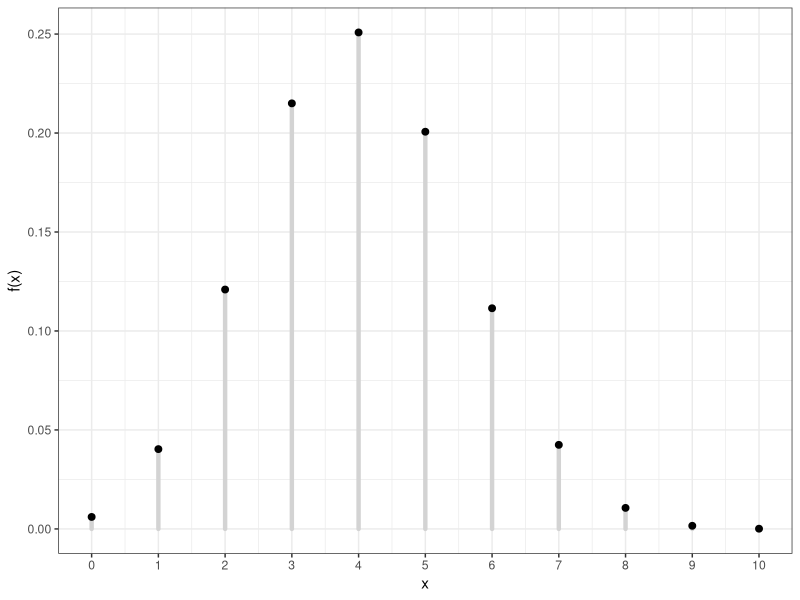
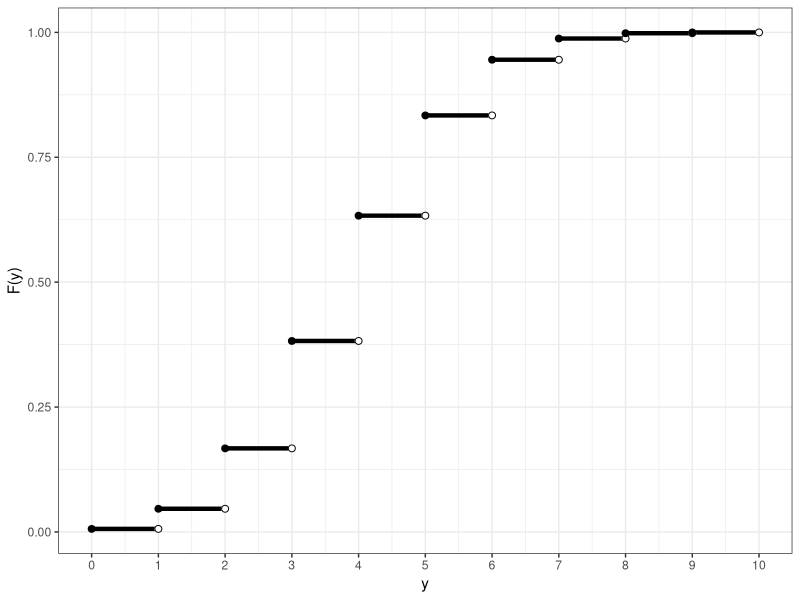
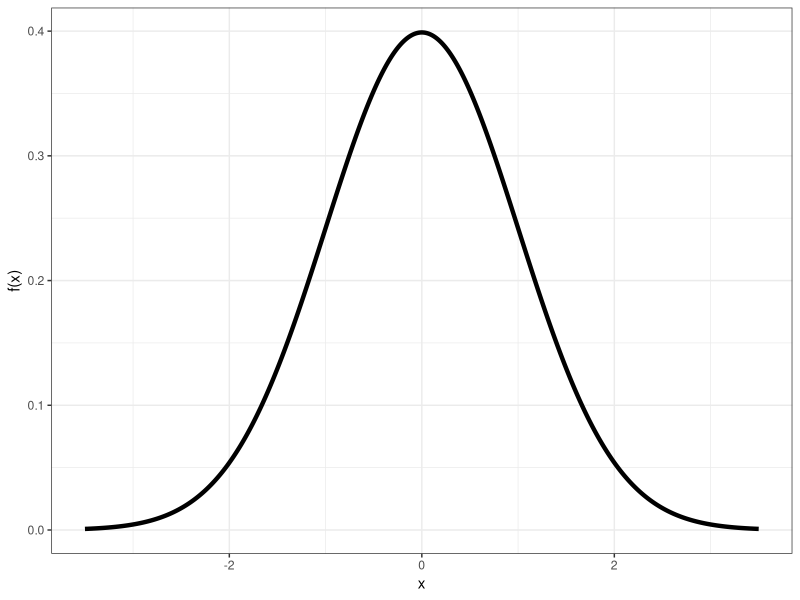
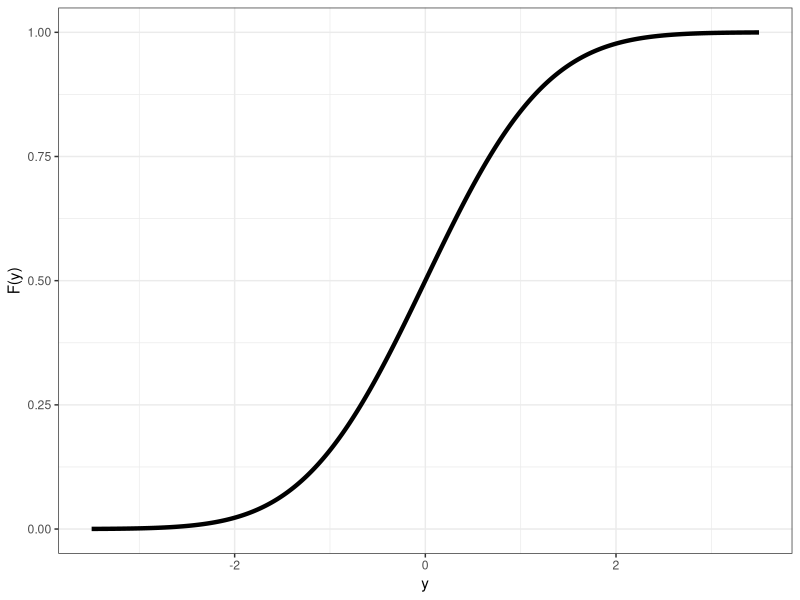
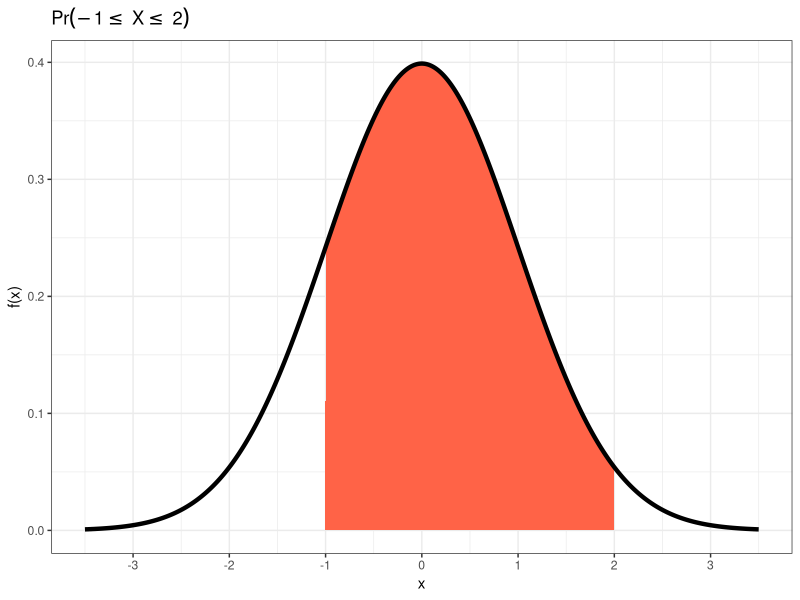
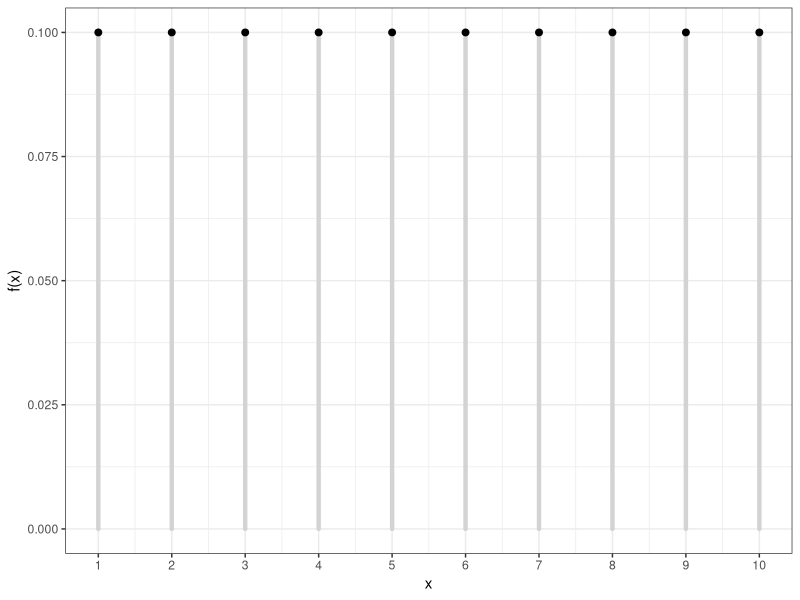
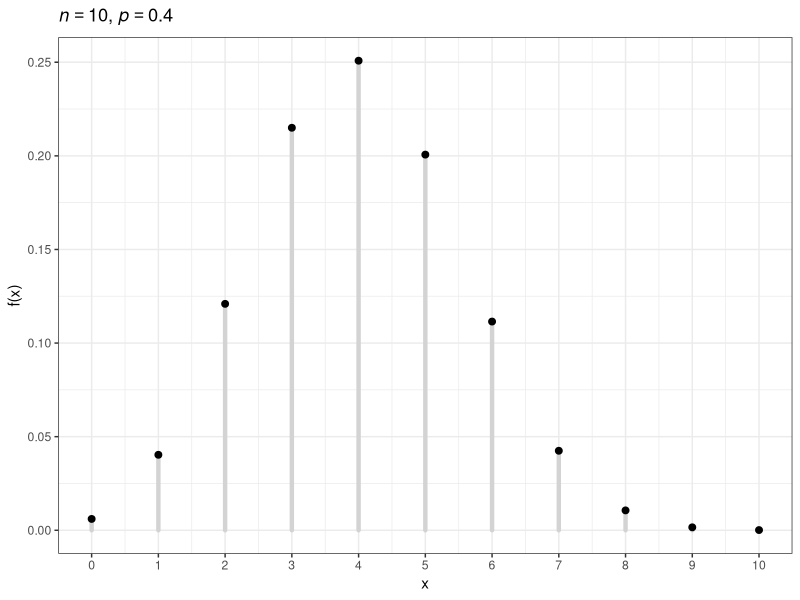
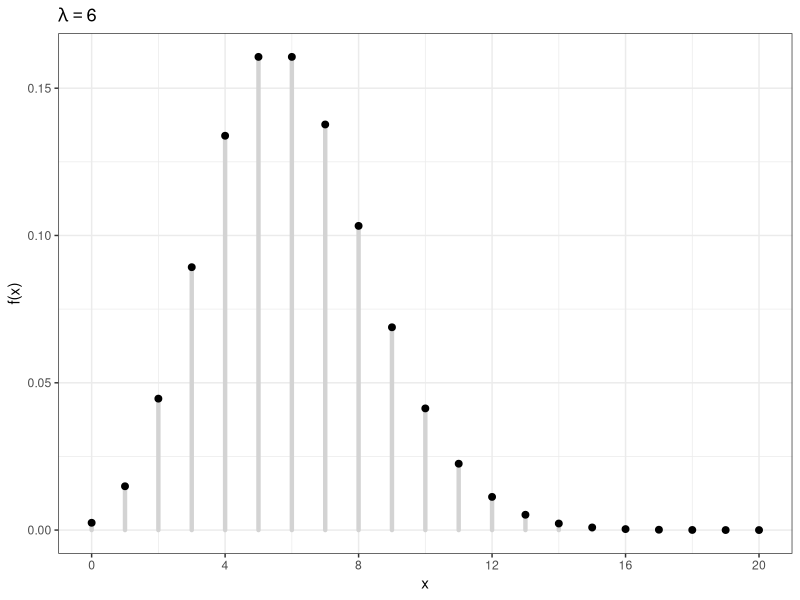

These figures' R source, in order:
## ---- chunk 1
library(knitr)
opts_chunk$set(fig.align="center", fig.height=5.5, fig.width=6, collapse=TRUE, comment="", prompt=TRUE)
options(width=63)
library(tidyverse)
theme_set(theme_bw())
## ---- chunk 2
x <- 0:10
z <- data.frame(x=x, y=dbinom(x, prob=0.4, size=10))
ggplot(z, aes(x=x, y=y)) +
  geom_segment(aes(xend = x, yend = 0), size = 1.5, lineend = "round",
               color="lightgray") + 
  geom_point(size=2) + 
  scale_x_continuous(breaks=0:10) +
  labs(x="x", y="f(x)")
## ---- chunk 3
df <- data.frame(x=0:9, y=pbinom(0:9, prob=0.4, size=10), 
                 xo=1:10, yo=pbinom(0:9, prob=0.4, size=10))
ggplot(data=df) +
  geom_segment(aes(x=x, y=y, xend = xo, yend = yo), size=1.5) +
  geom_point(aes(x=xo, y=yo), color="white", size=2) +
  geom_point(aes(x=xo, y=yo), shape=1, size=2) +
  geom_point(aes(x=x, y=y), size=2) +
  scale_x_continuous(breaks=0:10) +
  labs(x="y", y="F(y)")
## ---- chunk 4
x <- seq(-3.5,3.5,0.01)
z <- data.frame(x=x, y=dnorm(x))
ggplot(z) + geom_line(aes(x=x,y=y), size=1.5) + labs(x="x", y="f(x)")
## ---- chunk 5
x <- seq(-3.5,3.5,0.01)
z <- data.frame(x=x, y=pnorm(x))
ggplot(z) + geom_line(aes(x=x,y=y), size=1.5) + labs(x="y", y="F(y)")
## ---- chunk 6
x <- seq(-3.5,3.5,0.01)
x1 <- seq(-1,2,length.out=length(x))
z <- data.frame(x=x, y=dnorm(x), x1=x1, y1=dnorm(x1))
ggplot(z) + 
  geom_area(aes(x=x1, y=y1), fill="tomato") +
  geom_line(aes(x=x,y=y), size=1.5) + 
  scale_x_continuous(breaks=-3:3) + 
  labs(x="x", y="f(x)", title=expression(Pr(-1<=~X<=~2)))
## ---- chunk 7
x <- 1:10
z <- data.frame(x=x, y=rep(1/length(x), length(x)))
ggplot(z, aes(x=x, y=y)) +
  geom_segment(aes(xend = x, yend = 0), size = 1.5, lineend = "round",
               color="lightgray") + 
  geom_point(size=2) + 
  scale_x_continuous(breaks=0:10) +
  labs(x="x", y="f(x)")
## ---- chunk 8
n <- 20L
sample(x=1:n, size=10, replace=TRUE)

x <- sample(x=1:n, size=1e6, replace=TRUE)
mean(x) - (n+1)/2
var(x) - (n^2-1)/12
## ---- chunk 9
x <- 0:10
z <- data.frame(x=x, y=dbinom(x, prob=0.4, size=10))
ggplot(z, aes(x=x, y=y)) +
  geom_segment(aes(xend = x, yend = 0), size = 1.5, lineend = "round",
               color="lightgray") + 
  geom_point(size=2) + 
  scale_x_continuous(breaks=0:10) +
  labs(x="x", y="f(x)", title=expression(paste(italic(n) == 10, ", ", italic(p) == 0.4)))
## ---- chunk 10
str(dbinom)
## ---- chunk 11
str(pbinom)
## ---- chunk 12
str(qbinom)
## ---- chunk 13
str(rbinom)
## ---- chunk 14
x <- 0:20
z <- data.frame(x=x, y=dpois(x, lambda=6))
ggplot(z, aes(x=x, y=y)) +
  geom_segment(aes(xend = x, yend = 0), size = 1.5, lineend = "round",
               color="lightgray") + 
  geom_point(size=2) + 
  scale_x_continuous(breaks=seq(0,20,4)) +
  labs(x="x", y="f(x)", title=expression(lambda == 6))
## ---- chunk 15
str(dpois)
## ---- chunk 16
str(ppois)
## ---- chunk 17
str(qpois)
## ---- chunk 18
str(rpois)
## ---- chunk 19
x <- seq(0,1,0.01)
z <- data.frame(x=x, y=dunif(x))
ggplot(data=z) +
  geom_line(aes(x=x, y=y), size=1.5) + 
  scale_x_continuous(breaks=seq(0,1,0.2)) +
  labs(x="x", y="f(x)")
## ---- chunk 20
str(dunif)
## ---- chunk 21
str(punif)
## ---- chunk 22
str(qunif)
## ---- chunk 23
str(runif)
## ---- chunk 24
x <- seq(0,3,0.01)
z <- data.frame(x=x, y=dexp(x, rate=2))
ggplot(data=z) +
  geom_line(aes(x=x, y=y), size=1.5) + 
  labs(x="x", y="f(x)", title=expression(lambda == 2))
## ---- chunk 25
str(dexp)
## ---- chunk 26
str(pexp)
## ---- chunk 27
str(qexp)
## ---- chunk 28
str(rexp)
## ---- chunk 29
x <- seq(0.001, 0.999, 0.001)
y=c(
  dbeta(x, shape1=1, shape2=1),
  dbeta(x, shape1=0.9, shape2=2),
  dbeta(x, shape1=3, shape2=3),
  dbeta(x, shape1=5, shape2=1)
  )
parameters = c(rep("(1,1)", length(x)), rep("(0.9, 2)", length(x)), 
          rep("(3,3)", length(x)), rep("(5,1)", length(x)))
x <- rep(x, 4)
z <- data.frame(x=x, y=y, parameters=parameters)
ggplot(data=z) +
  geom_line(aes(x=x, y=y, color=parameters), size=1.5) + 
  labs(x="x", y="f(x)", title=expression(paste("Beta(", alpha, ", ", beta, ")")))
## ---- chunk 30
str(dbeta) #shape1=alpha, shape2=beta
## ---- chunk 31
str(pbeta)
## ---- chunk 32
str(qbeta)
## ---- chunk 33
str(rbeta)
## ---- chunk 34
x <- seq(-3.5, 3.5, 0.01)
z <- data.frame(x=x, y=dnorm(x))
ggplot(data=z) +
  geom_line(aes(x=x, y=y), size=1.5) + 
  labs(x="x", y="f(x)", title=expression(paste(mu == 0, ", ", sigma^2 == 1)))
## ---- chunk 35
str(dnorm) #notice it requires the STANDARD DEVIATION, not the variance
## ---- chunk 36
str(pnorm)
## ---- chunk 37
str(qnorm)
## ---- chunk 38
str(rnorm)
## ---- chunk 39
x <- replicate(n=1e4, expr=rpois(n=40, lambda=6), 
               simplify="matrix")
x_bar <- apply(x, 2, mean)
clt <- sqrt(40)*(x_bar - 6)

df <- data.frame(clt=clt, x = seq(-18,18,length.out=1e4), 
                 y = dnorm(seq(-18,18,length.out=1e4), 
                           sd=sqrt(6)))
## ---- chunk 40
ggplot(data=df) +
  geom_histogram(aes(x=clt, y=..density..), color="blue", 
                 fill="lightgray", binwidth=0.75) +
  geom_line(aes(x=x, y=y), size=1.5)
## ---- chunk 41
sessionInfo()
